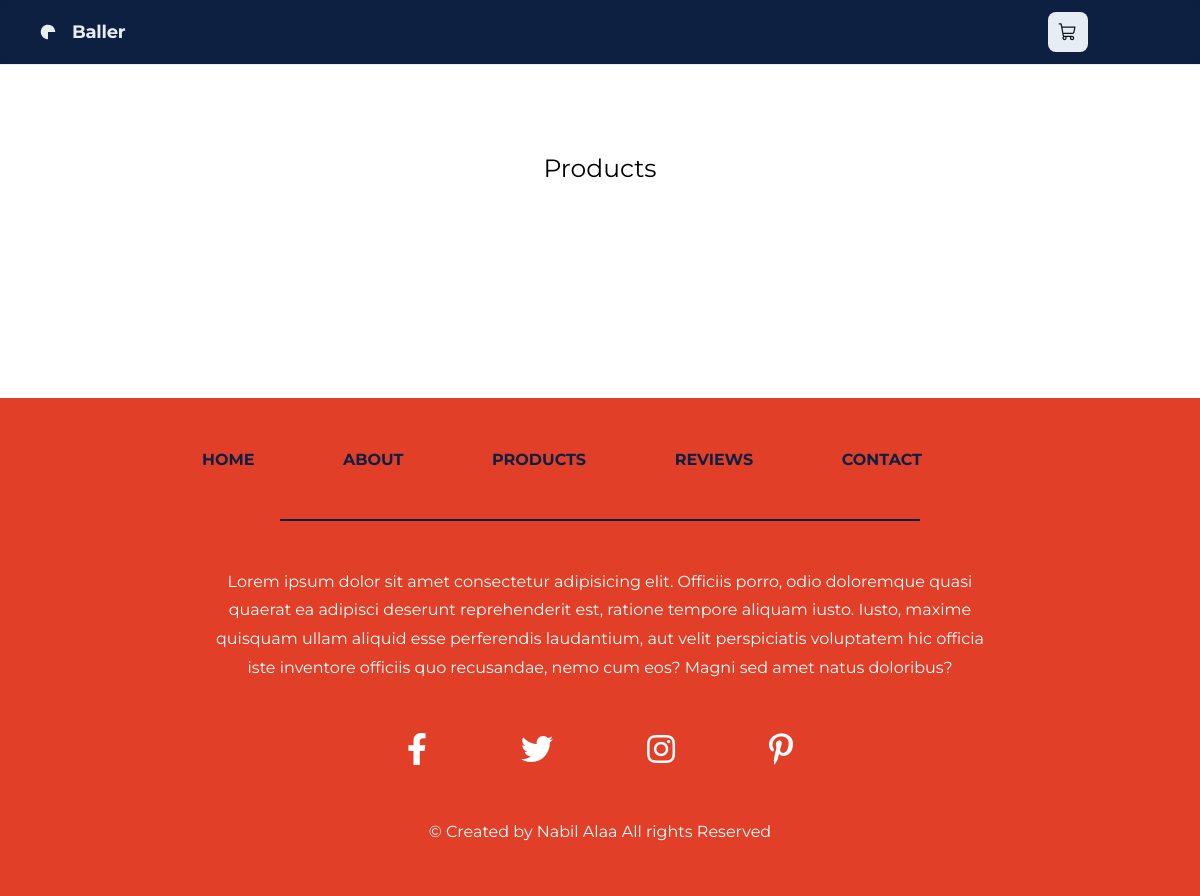
The page /products on the database as committed earlier.
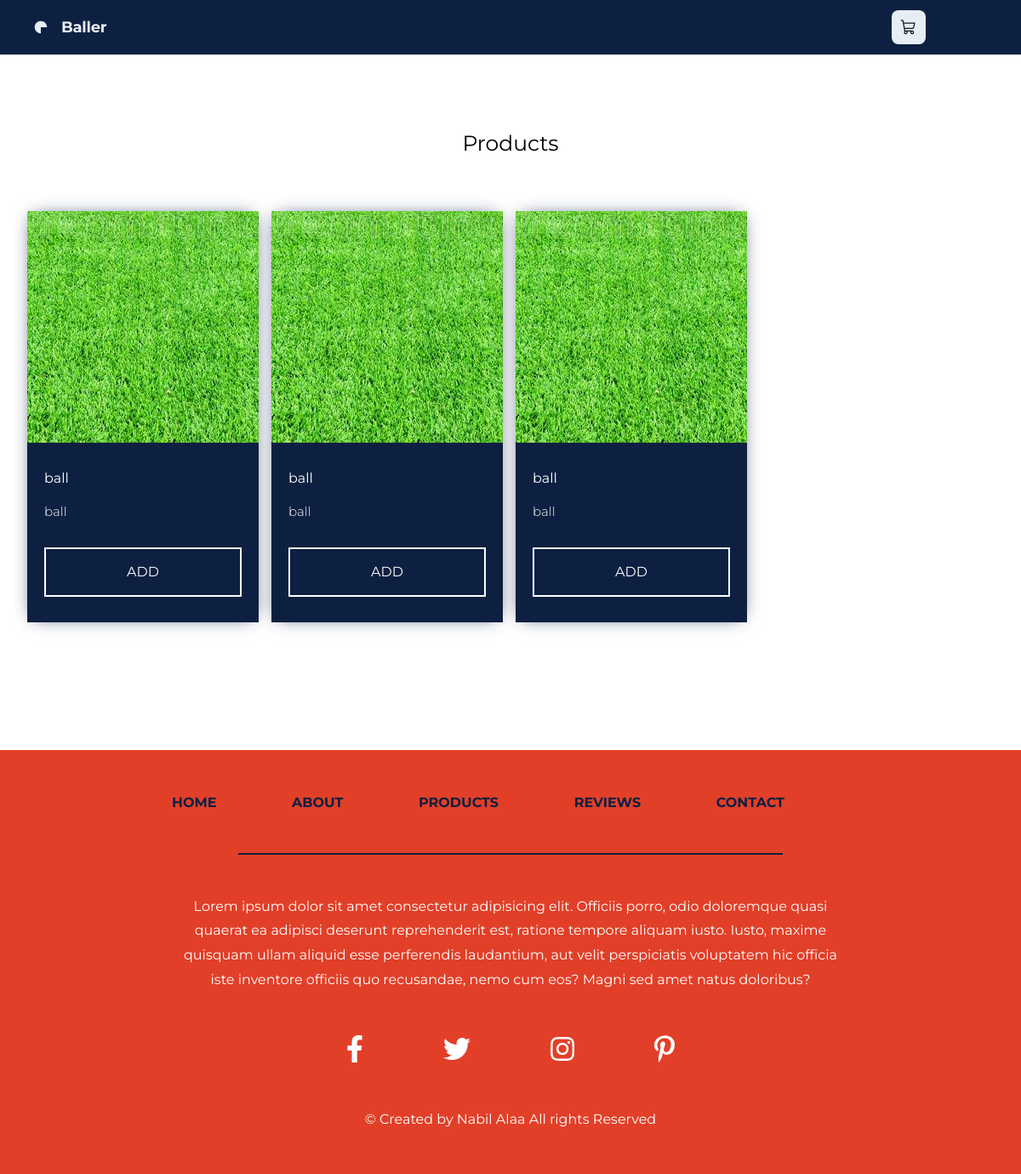
The same page on the database as committed later.
### cart/models.py (models this page shows, shortened)
class Item(models.Model):
    name = models.CharField(max_length=50)
    image = models.ImageField(upload_to="balls/", blank=True)
    urlImage = models.URLField(null=1,verbose_name="url image")
    price = models.IntegerField()
    description = models.TextField()
    category = models.ForeignKey("category", on_delete=models.CASCADE, null=1,blank=True)

### ecommerce/views.py (the view)
# urls.py: path("products", products, name="products"),
def products(request):
    context = {
        "products": Item.objects.all(),
        "cart": CartItem.objects.all(),
    }
    return render(request, "products.html", context)

### templates/products.html (shortened to what this page needs)
{% extends "base.html" %}
{% load static %}
{% block content %}
        <section class="products pd-section" id="products">
            <h2 class="title-section">products</h2>
            <div class="container">
                <div class="grid-products">
                    {% for product in products %}
                        <div class="product">
                            <div class="product-img">
                            </div>
                            <div class="info">
                                <h3>{{ product.name }}</h3>
                                <p>
                                    {{ product.description }}
                                </p>
                                <a href="{% url 'addItem' product.id  %}" class="btn">Add</a>
                            </div>
                        </div>
                    {% endfor %}
                </div>
            </div>
        </section>
{% endblock %}

### templates/base.html (shortened to what this page needs)
{% load static %}
{% load static tailwind_tags %}
<!DOCTYPE html>
<html lang="en">
<head>
    <link rel="stylesheet" href="{% static 'css/all.min.css' %}"/>
    <link rel="stylesheet" href="{% static 'css/normalize.css' %}"/>
    <link rel="stylesheet" href="{% static 'css/style.css' %}"/>
    <link rel="stylesheet" href="{% static 'css/responsive.css' %}"/>
        {% tailwind_css %}
</head>
<body>
{% include 'components/nav.html' %}
{% block content %}
{% endblock content %}
<footer>
    <div class="container">
        <ul class="link-footer flex-link-footer">
            <li><a href="{% url 'home' %}">home</a></li>
            <li><a href="{% url 'about' %}">about</a></li>
            <li><a href="{% url 'products' %}">products</a></li>
            <li><a href="{% url 'reviews' %}">reviews</a></li>
            <li><a href="{% url 'contact' %}">contact</a></li>
        </ul>
    </div>
    <div class="line"></div>
    <p>
        Lorem ipsum dolor sit amet consectetur adipisicing elit. Officiis porro, odio
        doloremque quasi quaerat ea adipisci deserunt reprehenderit est, ratione tempore
        aliquam iusto. Iusto, maxime quisquam ullam aliquid esse perferendis laudantium, aut
        velit perspiciatis voluptatem hic officia iste inventore officiis quo recusandae,
        nemo cum eos? Magni sed amet natus doloribus?
    </p>
    <ul class="social flex justify-around">
        <li>
            <a href="#"><i class="fab fa-facebook-f"></i></a>
        </li>
        <li>
            <a href="#"><i class="fab fa-twitter"></i></a>
        </li>
        <li>
            <a href="#"><i class="fab fa-instagram"></i></a>
        </li>
        <li>
            <a href="#"><i class="fab fa-pinterest-p"></i></a>
        </li>
    </ul>
    <p>&copy; Created by Nabil Alaa All rights Reserved</p>
</footer>
</body>
</html>

### templates/components/nav.html (shortened to what this page needs)
<nav class="flex items-center w-full bg-[#0d2041] shadow-[#0d2041] shadow-inner z-50 fixed justify-between whitespace-nowrap border-b border-solid border-b-[#e7edf4] px-10 py-3"
    x-data="{showMenu:false}">
    <a href="{% url 'home' %}" class=" flex items-center gap-4 text-[#e7edf4]">
        <div class="size-4">
        </div>
        <h2 class="text-[#e7edf4] text-lg font-bold leading-tight tracking-[-0.015em]">Baller</h2>
    </a>
    <div class="flex justify-end gap-8">
        <button
        hx-get="{% url 'view_cart' %}"
        hx-push-url="true"
        hx-target="body"
            class="flex max-w-[480px] cursor-pointer items-center justify-center overflow-hidden rounded-lg h-10 bg-[#e7edf4] text-[#0d141c] gap-2 text-sm font-bold leading-normal tracking-[0.015em] min-w-0 px-2.5"
        >
            <div class="text-[#0d141c]" data-icon="ShoppingCart" data-size="20px" data-weight="regular">
        </button>
        <button
            @click="showMenu=!showMenu"
            class="bg-center bg-no-repeat bg-cover rounded-full size-10 relative"
            style='background-image: url("https://lh3.googleusercontent.com/aida-public/AB6AXuBPCHZd0v9O-udDmlfFRl8x7MrA_8i0-peYgUs-zI3qNYrV8Lzgv3F43rAaAzYFFCzB5UUxBC6GvRo1519NJh9sR-tIO0dQWCmmRWQT2hFdm6vwPzJ-ghGd-mN_mk7PlFoOkKg3QmxJageCtYnMfP5lr4pMkhbZvFoyzZNSA1U2rk4fvnTtpFFOPUteJDrIxr1yFCqoM3pT34zdNmTcIuSjnj_mcOBb43TAUQWD5BTMUZiu01cHpq6NzpSqE4odVtKBQwjpgmUlNsNU");'
        >
        </button>
    </div>
</nav>

### static/css/style.css (style rules this page uses)
body { user-select: none; font-family: "Montserrat", sans-serif; scroll-behavior: smooth; }
.pd-section { padding: 150px 0; }
.btn { text-transform: uppercase; background-color: #0d2041; margin-top: 30px; padding: 15px; display: block; text-align: center; color: #fdfffe; border: 2px solid #fdfffe; font-weight: 400; cursor: pointer; }
.title-section { text-transform: capitalize; font-size: 25px; text-align: center; margin-bottom: 60px; }
.grid-products { display: grid; grid-template-columns: repeat(4, 17em); grid-gap: 25px 15px; }
.product { background: #0d2041; box-shadow: 0px 0px 21px -8px #0d2041; }
.product-img { width: 100%; height: 17em; padding: 50px; background-image: url(../images/bg.jpg); background-position: bottom; }
.info { padding: 30px 20px; }
.info h3 { font-weight: 400; color: #fdfffe; }
.info p { line-height: 1.6; margin: 15px 0; overflow: hidden; white-space: nowrap; text-overflow: ellipsis; color: #fdfffe; font-weight: 300; font-size: 15px; }
footer { background-color: #e23f28; padding: 50px; }
.link-footer { width: 45em; margin: auto; }
.flex-link-footer { display: flex; justify-content: space-between; align-items: center; }
.link-footer li { text-transform: uppercase; font-weight: bold; }
.link-footer a { color: #0d2041; }
.line { width: 40em; height: 2px; background-color: #0d2041; margin: 47px auto; }
footer p { width: 50em; text-align: center; margin: auto; line-height: 1.8; color: #fdfffe; }
.social { width: 30em; margin: 50px auto; }
.social i { font-size: 2em; color: #fff; }

Rows that differ between the two databases and show on the page:
added Item: name "ball", description "ball"
added Item: name "ball", description "ball"
added Item: name "ball", description "ball"
